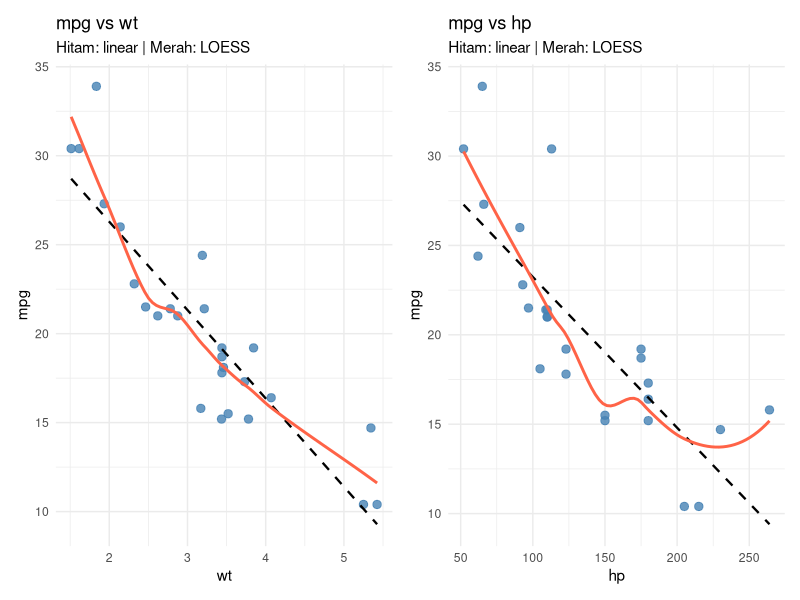
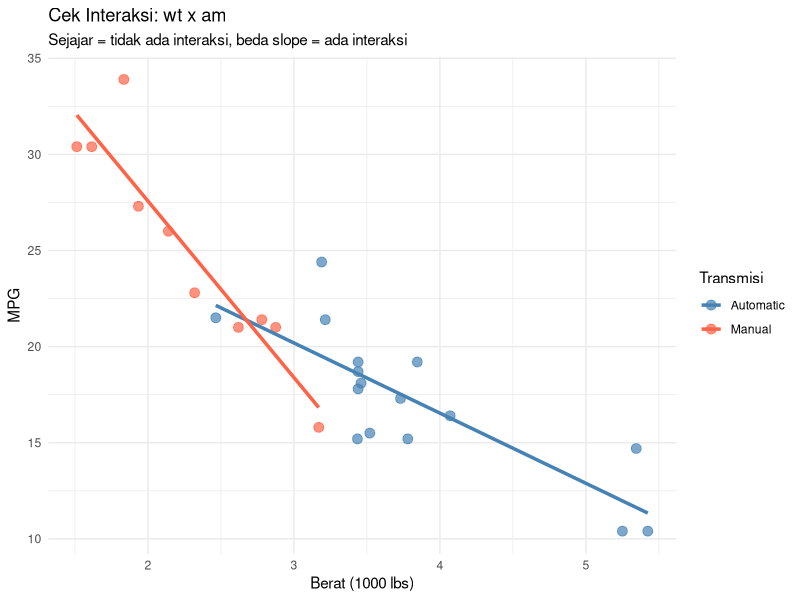
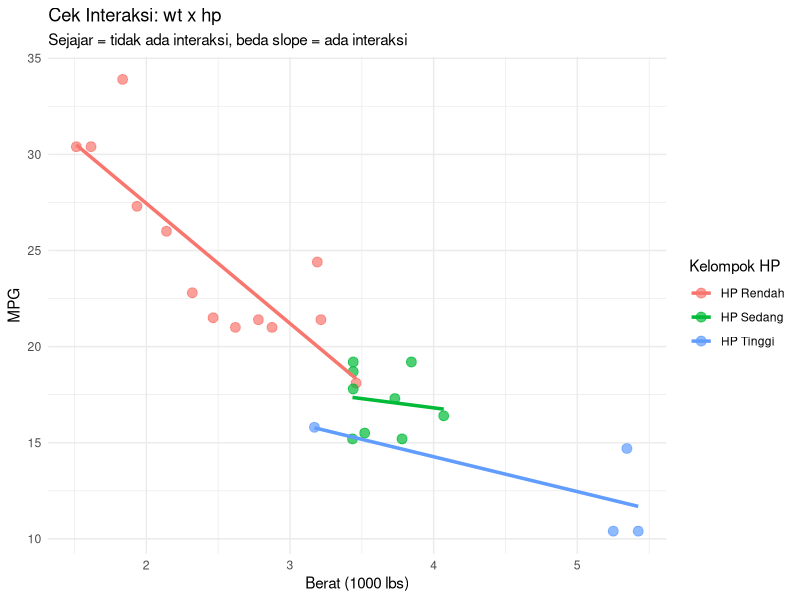
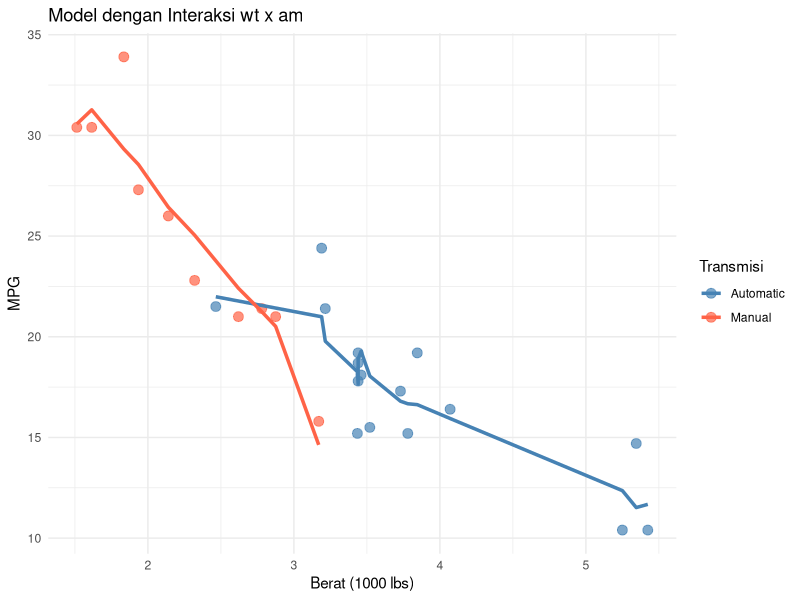
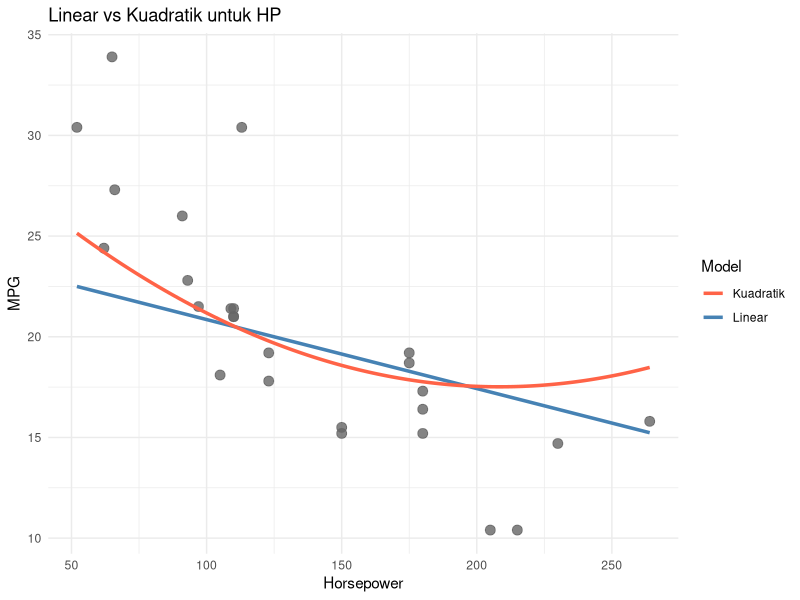

Source code (R) for these figures, in order:
## ---- chunk 1
library(tidyverse)
library(patchwork)
## ---- chunk 2
data(mtcars)
df <- mtcars
df$am <- factor(df$am, levels = c(0, 1), labels = c("Automatic", "Manual"))
## ---- chunk 3
set.seed(2026)

n_total  <- nrow(df)
n_train  <- round(0.80 * n_total)
idx      <- sample(1:n_total, n_train)

data_train <- df[idx, ]
data_test  <- df[-idx, ]
## ---- chunk 4
p1 <- ggplot(data_train, aes(x = wt, y = mpg)) +
  geom_point(color = "steelblue", size = 2.5, alpha = 0.8) +
  geom_smooth(method = "lm",    se = FALSE, color = "black",  linetype = "dashed", linewidth = 0.8) +
  geom_smooth(method = "loess", se = FALSE, color = "tomato", linewidth = 1) +
  labs(title = "mpg vs wt", subtitle = "Hitam: linear | Merah: LOESS",
       x = "wt", y = "mpg") +
  theme_minimal()

p2 <- ggplot(data_train, aes(x = hp, y = mpg)) +
  geom_point(color = "steelblue", size = 2.5, alpha = 0.8) +
  geom_smooth(method = "lm",    se = FALSE, color = "black",  linetype = "dashed", linewidth = 0.8) +
  geom_smooth(method = "loess", se = FALSE, color = "tomato", linewidth = 1) +
  labs(title = "mpg vs hp", subtitle = "Hitam: linear | Merah: LOESS",
       x = "hp", y = "mpg") +
  theme_minimal()

p1 + p2
## ---- chunk 5
ggplot(data_train, aes(x = wt, y = mpg, color = am)) +
  geom_point(size = 3, alpha = 0.7) +
  geom_smooth(method = "lm", se = FALSE, linewidth = 1.2) +
  scale_color_manual(values = c("Automatic" = "steelblue", "Manual" = "tomato")) +
  labs(title = "Cek Interaksi: wt x am",
       subtitle = "Sejajar = tidak ada interaksi, beda slope = ada interaksi",
       x = "Berat (1000 lbs)", y = "MPG", color = "Transmisi") +
  theme_minimal()
## ---- chunk 6
data_train$hp_group <- cut(data_train$hp,
                           breaks = 3,
                           labels = c("HP Rendah", "HP Sedang", "HP Tinggi"))

ggplot(data_train, aes(x = wt, y = mpg, color = hp_group)) +
  geom_point(size = 3, alpha = 0.7) +
  geom_smooth(method = "lm", se = FALSE, linewidth = 1.2) +
  labs(title = "Cek Interaksi: wt x hp",
       subtitle = "Sejajar = tidak ada interaksi, beda slope = ada interaksi",
       x = "Berat (1000 lbs)", y = "MPG", color = "Kelompok HP") +
  theme_minimal()
## ---- chunk 7
model_1 <- lm(mpg ~ wt + hp + am, data = data_train)
summary(model_1)
## ---- chunk 8
model_2 <- lm(mpg ~ wt * am + hp, data = data_train)
summary(model_2)
## ---- chunk 9
data_train$pred_m2 <- predict(model_2)

ggplot(data_train, aes(x = wt, color = am)) +
  geom_point(aes(y = mpg), size = 3, alpha = 0.7) +
  geom_line(aes(y = pred_m2), linewidth = 1.2) +
  scale_color_manual(values = c("Automatic" = "steelblue", "Manual" = "tomato")) +
  labs(title = "Model dengan Interaksi wt x am",
       x = "Berat (1000 lbs)", y = "MPG", color = "Transmisi") +
  theme_minimal()
## ---- chunk 10
model_3 <- lm(mpg ~ wt + hp + I(hp^2) + am, data = data_train)
summary(model_3)
## ---- chunk 11
hp_seq <- data.frame(
  hp = seq(min(data_train$hp), max(data_train$hp), length.out = 200),
  wt = mean(data_train$wt),
  am = factor("Automatic", levels = c("Automatic", "Manual"))
)

hp_seq$pred_linear    <- predict(model_1, newdata = hp_seq)
hp_seq$pred_quadratic <- predict(model_3, newdata = hp_seq)

ggplot(data_train, aes(x = hp, y = mpg)) +
  geom_point(color = "gray40", size = 3, alpha = 0.8) +
  geom_line(data = hp_seq, aes(y = pred_linear,    color = "Linear"),    linewidth = 1.2) +
  geom_line(data = hp_seq, aes(y = pred_quadratic, color = "Kuadratik"), linewidth = 1.2) +
  scale_color_manual(values = c("Linear" = "steelblue", "Kuadratik" = "tomato")) +
  labs(title = "Linear vs Kuadratik untuk HP",
       x = "Horsepower", y = "MPG", color = "Model") +
  theme_minimal()
## ---- chunk 12
model_4 <- lm(mpg ~ wt + log(hp) + am, data = data_train)
summary(model_4)
## ---- chunk 13
model_5 <- lm(log(mpg) ~ wt + hp + am, data = data_train)
summary(model_5)
## ---- chunk 14
beta_wt <- coef(model_5)["wt"]
cat("Koefisien wt:", round(beta_wt, 4), "\n")
cat("Artinya: +1 unit wt -> mpg berubah", round((exp(beta_wt) - 1) * 100, 2), "%\n")
## ---- chunk 15
model_6 <- lm(mpg ~ (wt + hp)^2 + I(wt^2) + I(hp^2) + am, data = data_train)
summary(model_6)
## ---- chunk 16
anova(model_1, model_3)
## ---- chunk 17
anova(model_1, model_2)
